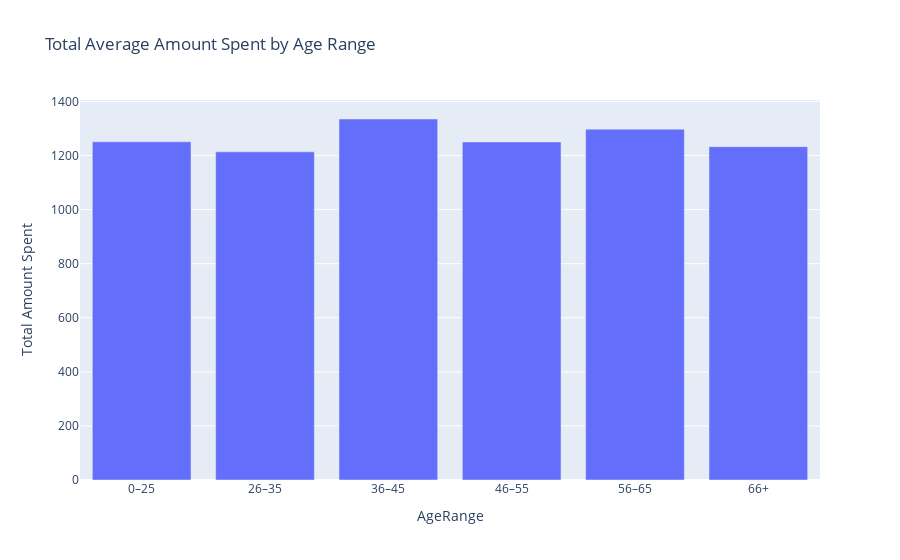

Notebook code for this chart:
### Code cell
bins = [0, 25, 35, 45, 55, 65, 100]
labels = ['0–25', '26–35', '36–45', '46–55', '56–65', '66+']
df['AgeRange'] = pd.cut(df['Age'], bins=bins, labels=labels, right=True)


total_amount_spent_per_age_range = df.groupby('AgeRange')['TotalAmountSpent'].agg(['mean'])

fig = px.bar(
    total_amount_spent_per_age_range,
    x=total_amount_spent_per_age_range.index,
    y='mean',
    labels={'x': 'Age Range', 'mean': 'Total Amount Spent'},
    title='Total Average Amount Spent by Age Range',
    barmode='group'  
)

fig.show()

### Figure 1 — Plotly figure (JSON) as saved in the notebook; plotly's stock layout.template omitted (floating-point values rounded to 4 significant figures)
{"data": [{"alignmentgroup": "True", "hovertemplate": "AgeRange=%{x}<br>Total Amount Spent=%{y}<extra></extra>", "legendgroup": "", "marker": {"color": "#636efa", "pattern": {"shape": ""}}, "name": "", "offsetgroup": "", "orientation": "v", "showlegend": false, "textposition": "auto", "type": "bar", "x": ["0–25", "26–35", "36–45", "46–55", "56–65", "66+"], "xaxis": "x", "y": [1251.0, 1214.0, 1335.0, 1250.0, 1298.0, 1233.0], "yaxis": "y"}], "layout": {"barmode": "group", "legend": {"tracegroupgap": 0}, "title": {"text": "Total Average Amount Spent by Age Range"}, "xaxis": {"anchor": "y", "domain": [0, 1], "title": {"text": "AgeRange"}}, "yaxis": {"anchor": "x", "domain": [0, 1], "title": {"text": "Total Amount Spent"}}}}
